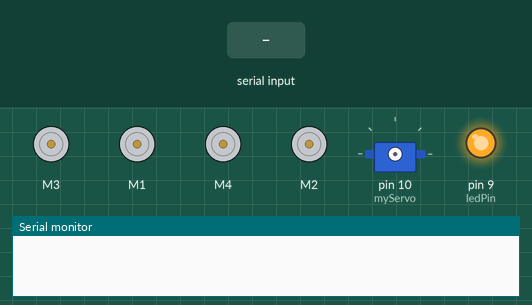
Simulated run of this sketch. Board: Arduino Uno, built with avr-gcc and run on an emulated ATmega328P. On the bench: 4 × DC motor (green arrow = forward, orange = backward, longer = faster), servo, output pins drawn as LEDs (lit = HIGH), the last lines printed to the serial monitor. The test bench sets the inputs (shaded band).

Above: at 1.2 s.
1.3 s: "X90\n" received over Serial
At 1.9 s:
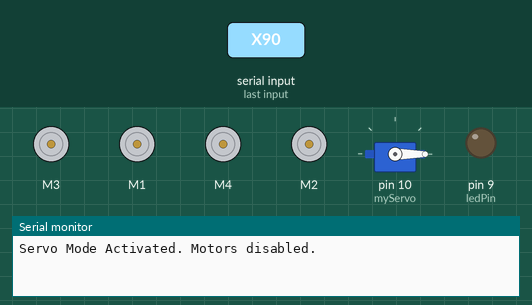
2.8 s: "X,45\n" received over Serial
At 4.0 s:
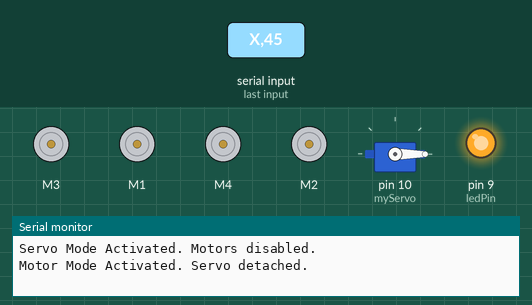
4.3 s: "F90\n" received over Serial
At 5.3 s:
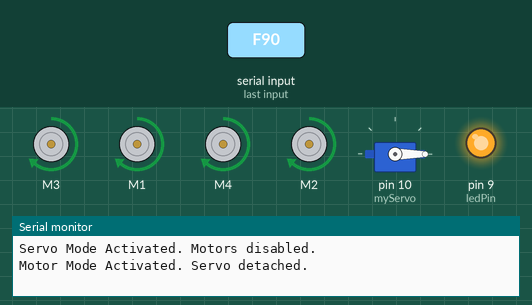
5.8 s: "1\n" received over Serial
At 6.4 s:
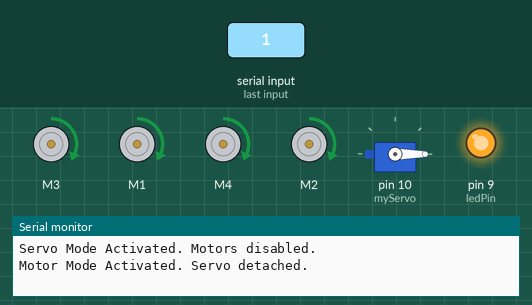
7.3 s: "2\n" received over Serial
At 7.6 s:
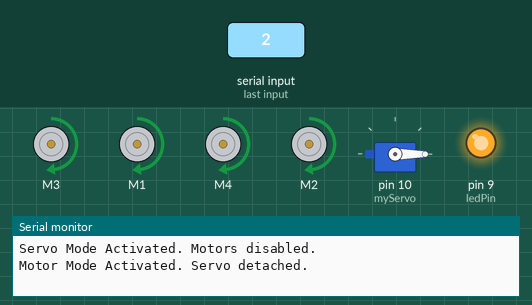
8.8 s: "4\n" received over Serial
At 9.9 s:
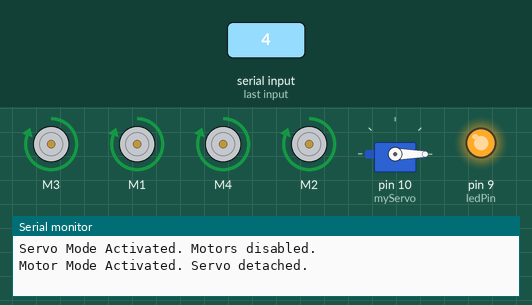
Timing chart, 0 to 11.3 s (numbered marks = the images above; inputs shaded):
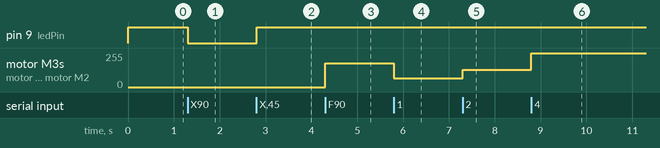

The sketch:

pick_and_place_final.ino
```cpp
#include <AFMotor.h>
#include <Servo.h>

// Motor Objects
AF_DCMotor MotorFR(1);  // Front right motor
AF_DCMotor MotorFL(3);  // Front left motor
AF_DCMotor MotorBL(4);  // Back left motor
AF_DCMotor MotorBR(2);  // Back right motor

// Servo Object
Servo myServo;          // Servo on HW-130 Shield (Servo 1 = D10)

// Pins and Variables
const int ledPin = 9;  // LED indicator pin
int valSpeed = 180;     // Default motor speed
String inputString = "";

// Mode control variable
// true = Motor Mode is active
// false = Servo Mode is active
bool isMotorModeActive = true;

void setup() {
  Serial.begin(9600);
  pinMode(ledPin, OUTPUT);

  // --- Initial Setup ---
  // Start in MOTOR MODE by default for safety.
  isMotorModeActive = true;
  digitalWrite(ledPin, HIGH); // Turn LED ON to indicate Motor Mode
  myServo.detach();           // Ensure servo is detached at the start

  // Set initial motor speed
  SetSpeed(valSpeed);

  // Stop all motors at the beginning
  stopAllMotors();
}

void loop() {
  while (Serial.available() > 0) {
    char inChar = Serial.read();

    if (inChar == '\n') {
      processCommand(inputString);
      inputString = "";
    } else {
      inputString += inChar;
    }
  }
}

void processCommand(String command) {
  if (command.length() == 0) return;

  char cmd = command.charAt(0);

  // The new 'X' command to toggle modes
  if (cmd == 'X') {
    isMotorModeActive = !isMotorModeActive; // Flip the mode

    if (isMotorModeActive) {
      // --- SWITCHING TO MOTOR MODE ---
      myServo.detach();            // Release the timer for the motors
      digitalWrite(ledPin, HIGH);  // LED ON for Motor Mode
      Serial.println("Motor Mode Activated. Servo detached.");
    } else {
      // --- SWITCHING TO SERVO MODE ---
      stopAllMotors();             // Stop motors before switching
      myServo.attach(10);          // Take control of the timer for the servo
      myServo.write(0);           // Center the servo
      digitalWrite(ledPin, LOW);   // LED OFF for Servo Mode
       Serial.println("Servo Mode Activated. Motors disabled.");
    }
    return; // Exit after processing the mode switch
  }

  // Only run motor or servo commands if in the correct mode
  if (isMotorModeActive) {
    // --- MOTOR COMMANDS ---
    switch (cmd) {
      case 'F': MotorFL.run(FORWARD); MotorFR.run(FORWARD); MotorBL.run(FORWARD); MotorBR.run(FORWARD); break;
      case 'B': MotorFL.run(BACKWARD); MotorFR.run(BACKWARD); MotorBL.run(BACKWARD); MotorBR.run(BACKWARD); break;
      case 'R': MotorFL.run(BACKWARD); MotorFR.run(FORWARD); MotorBL.run(BACKWARD); MotorBR.run(FORWARD); break;
      case 'L': MotorFL.run(FORWARD); MotorFR.run(BACKWARD); MotorBL.run(FORWARD); MotorBR.run(BACKWARD); break;
      case 'S': stopAllMotors(); break;
      case '1': SetSpeed(65); break;
      case '2': SetSpeed(130); break;
      case '3': SetSpeed(195); break;
      case '4': SetSpeed(255); break;
      // You can add G, H, I, J back here if needed
      default: Serial.println("Unknown command or command not available in Motor Mode."); break;
    }
  } else {
    // --- SERVO COMMANDS ---
    switch (cmd) {
      case 'Z':
        if (command.length() > 1) {
          int angle = command.substring(1).toInt();
          angle = constrain(angle, 0, 180);
          myServo.write(angle);
          Serial.print("Servo Angle Set to: ");
          Serial.println(angle);
        }
        break;
      default: Serial.println("Command not available in Servo Mode. Press 'X' to switch to Motor Mode."); break;
    }
  }
}

void SetSpeed(int val) {
  valSpeed = val;
  MotorFL.setSpeed(val);
  MotorFR.setSpeed(val);
  MotorBL.setSpeed(val);
  MotorBR.setSpeed(val);
}

void stopAllMotors() {
  MotorFL.run(RELEASE);
  MotorFR.run(RELEASE);
  MotorBL.run(RELEASE);
  MotorBR.run(RELEASE);
}
```

Measured:
- after the input at 1.3 s, pin 9 (ledPin): HIGH → LOW at once
- after the input at 2.8 s, pin 9 (ledPin): LOW → HIGH at once
- after the input at 4.3 s, motor M3, motor M1, motor M4, motor M2: stopped → forward 180/255 at once
- after the input at 5.8 s, motor M3, motor M1, motor M4, motor M2: forward 180/255 → forward 65/255 at once
- after the input at 7.3 s, motor M3, motor M1, motor M4, motor M2: forward 65/255 → forward 130/255 at once
- after the input at 8.8 s, motor M3, motor M1, motor M4, motor M2: forward 130/255 → forward 255/255 at once
